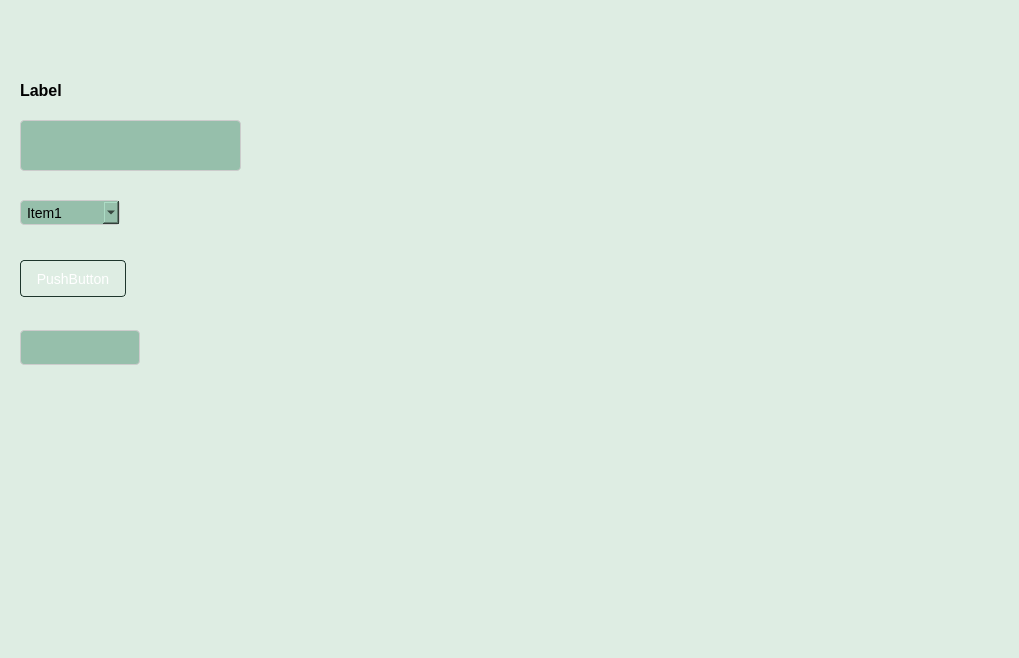
<?xml version="1.0" encoding="UTF-8"?>
<ui version="4.0">
 <class>MainWindow</class>
 <widget class="QMainWindow" name="MainWindow">
  <property name="windowModality">
   <enum>Qt::NonModal</enum>
  </property>
  <property name="geometry">
   <rect>
    <x>0</x>
    <y>0</y>
    <width>1019</width>
    <height>658</height>
   </rect>
  </property>
  <property name="windowTitle">
   <string>MainWindow</string>
  </property>
  <property name="styleSheet">
   <string notr="true">QWidget {
    background-color: #deede3;
}</string>
  </property>
  <widget class="QWidget" name="centralwidget">
   <widget class="QLabel" name="label">
    <property name="geometry">
     <rect>
      <x>20</x>
      <y>80</y>
      <width>51</width>
      <height>21</height>
     </rect>
    </property>
    <property name="font">
     <font>
      <pointsize>1</pointsize>
      <bold>true</bold>
     </font>
    </property>
    <property name="styleSheet">
     <string notr="true">QWidget {
    background-color: var(--jade-50);
}

QLabel {
    color: var(--jade-500);
    font-size: 16px;
    font-weight: bold;
}</string>
    </property>
    <property name="text">
     <string>Label</string>
    </property>
   </widget>
   <widget class="QLineEdit" name="QLineEdit">
    <property name="geometry">
     <rect>
      <x>20</x>
      <y>330</y>
      <width>120</width>
      <height>35</height>
     </rect>
    </property>
    <property name="toolTip">
     <string>&lt;html&gt;&lt;head/&gt;&lt;body&gt;&lt;p&gt;Inserte el nombre del articulo&lt;/p&gt;&lt;/body&gt;&lt;/html&gt;</string>
    </property>
    <property name="styleSheet">
     <string notr="true">QLineEdit {
    background-color: #96bfab;
    border: 1px solid #cccccc;
    padding: 6px;
    border-radius: 4px;
    font-size: 14px;
}

QLineEdit:hover {
    border: 1px solid #689f84;
}

QLineEdit:focus {
    border: 1px solid #689f84;
    outline: none;
}

QLineEdit::placeholder {
    color: #1e362d;
    font-weight: bold;
}</string>
    </property>
   </widget>
   <widget class="QPushButton" name="Button">
    <property name="geometry">
     <rect>
      <x>20</x>
      <y>260</y>
      <width>106</width>
      <height>37</height>
     </rect>
    </property>
    <property name="styleSheet">
     <string notr="true">QPushButton {
    background: qlineargradient(x1: 0, y1: 0, x2: 0, y2: 1,
                                 stop: 0 #c0dacb, stop: 1 #96bfab);
    color: #ffffff;
    border: 1px solid #1e362d;
    padding: 8px 16px;
    border-radius: 4px;
    font-size: 14px;
}

QPushButton:hover {
    background: qlineargradient(x1: 0, y1: 0, x2: 0, y2: 1,
                                 stop: 0 #689f84, stop: 1 #96bfaa);
    border: 1px solid #96bfaa;
}

QPushButton:pressed {
    background: qlineargradient(x1: 0, y1: 0, x2: 0, y2: 1,
                                 stop: 0 #2a5242, stop: 1 #32624d);
    border: 1px solid #32624d;
}</string>
    </property>
    <property name="text">
     <string>PushButton</string>
    </property>
   </widget>
   <widget class="QComboBox" name="QComboBox">
    <property name="geometry">
     <rect>
      <x>20</x>
      <y>200</y>
      <width>100</width>
      <height>25</height>
     </rect>
    </property>
    <property name="styleSheet">
     <string notr="true">/* Estilos para QComboBox */
QComboBox {
    background-color: #96bfab;
    border: 1px solid #cccccc;
    padding: 6px;
    border-radius: 4px;
    font-size: 14px;
}

QComboBox:hover {
    border: 1px solid #689f84;
}

QComboBox:focus {
    border: 1px solid #689f84;
    outline: none;
}

QComboBox::placeholder {
    color: #1e362d;
    font-weight: bold;
}</string>
    </property>
    <item>
     <property name="text">
      <string>Item1</string>
     </property>
    </item>
    <item>
     <property name="text">
      <string>Item2</string>
     </property>
    </item>
   </widget>
   <widget class="QTextEdit" name="QTextEdit">
    <property name="geometry">
     <rect>
      <x>20</x>
      <y>120</y>
      <width>221</width>
      <height>51</height>
     </rect>
    </property>
    <property name="styleSheet">
     <string notr="true">QTextEdit {
    background-color: #96bfab;
    border: 1px solid #cccccc;
    padding: 6px;
    border-radius: 4px;
    font-size: 14px;
}

QTextEdit:hover {
    border: 1px solid #689f84;
}

QTextEdit:focus {
    border: 1px solid #689f84;
    outline: none;
}</string>
    </property>
   </widget>
  </widget>
  <widget class="QStatusBar" name="statusbar"/>
 </widget>
 <resources/>
 <connections/>
</ui>
